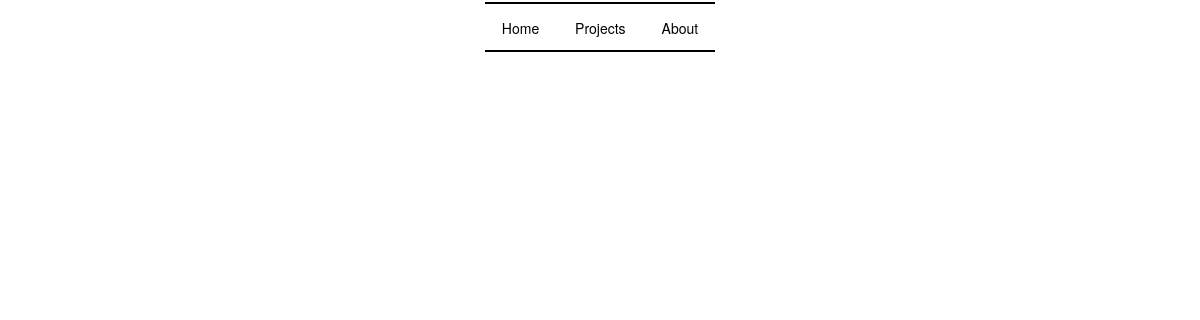
The app's page /projects/this-website-, older data.
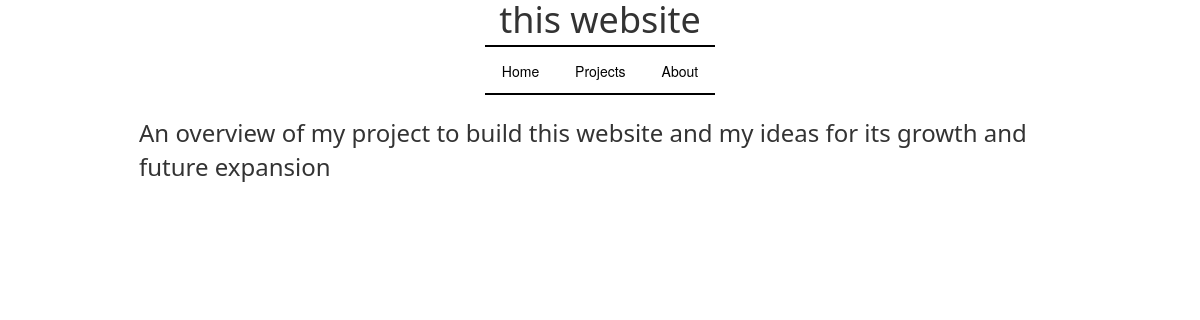
The same page, newer data.
### website/models.py (models this page shows, shortened)
class Project(db.Model):
    id = db.Column(db.Integer, primary_key=True)
    title = db.Column(db.String)
    blurb = db.Column(db.String) #acts as TLDR for the project (not just blurb)
    type_project = db.Column(db.String)
    url = db.Column(db.String, unique=True)
    abs_url = db.Column(db.String, unique=True)
    status = db.Column(db.Integer)
    posts = db.relationship('Post', backref='Project', lazy='dynamic')

### website/routes.py (the view)
@flaskApp.route("/projects/<url>")
def projectsSun(url):
    urlData = (Dbase.getProjectByShortUrl(url))
    urlData.update({"jslink":"project-page.js"})
    print(urlData)
    if len(urlData) > 0:
        return render_template("projects-template.html", title=urlData)
    else:
        return render_template("404.html"), 404

### website/database.py (called while the page is built)
    def getProjectByShortUrl(url):
        print("get project by url")
        project = Project.query.filter(Project.url == url).order_by(Project.id).all()
        tempProject = {}
        for p in project:
            tempProject.update({"title": p.title, "blurb":p.blurb, "type_project":p.type_project, "status": p.status})
            return tempProject
        return tempProject

### website/templates/projects-template.html (shortened to what this page needs)
{% extends "template.html" %}
{% block content %}
<div id="scroller">
    <div class="post">
        <div class="project-blurb">{{title.blurb}}</div>
    </div>
</div>
{% endblock %}

### website/templates/template.html (shortened to what this page needs)
{% extends 'bootstrap/base.html' %}
{% block html_attribs %}
lang="en"
{% endblock %}
{% block head %}
{{super()}}
<link rel="stylesheet" href="{{url_for('.static', filename='style.css')}}">
{% endblock %}
{% block navbar %}
<div class="title">
    <h1 id = "title">
    </h1>
</div>
<nav class="navbar sticky-top">
    <ul>
        <li>
            <a href="/index">Home</a>
        </li>
        <li>
            <div class="dropdown">
                <a href="/projects" class = "dropbutton">Projects</a>
            </div>
        </li>
        <li>
            <a href="/about">About</a>
        </li>
    </ul>
</nav>
{% endblock %}

### website/static/style.css (style rules this page uses)
.title { position: -webkit-sticky; position: sticky; top: 0; text-align: center; margin-top: -20px; z-index: 0; }
.title h1 { font-family: 'Segoe UI', Tahoma, Geneva, Verdana, sans-serif; display: block; width: 100%; background-color: white; text-align: center; z-index: 0; margin-bottom: 3px; padding: 0px; }
.navbar { position: -webkit-sticky; position: sticky; top: 35px; z-index: 1; }
.navbar ul { list-style-type: none; margin: 0px; padding: 0px; top: 0px; width: 100%; text-align: center; background-color: white; }
.navbar ul:before { content: ""; display: block; margin: 0 auto; width: 230px; position: sticky; top: 2px; margin-top: 1px; border-bottom: 2px solid black; }
.navbar ul:after { content: ""; display: block; margin: 0 auto; width: 230px; position: sticky; margin-top: -2px; border-bottom: 2px solid black; margin-bottom: 10px; }
.navbar li { display: inline-block; }
.navbar a { font-size: 10.5pt; display: block; padding: 14px 16px; color: black; background-color: white; text-decoration: none; }
.dropdown { position: relative; display: inline-block; }
.post { margin-top: -10px; margin-left: 100px; margin-right: 120px; font-family: 'Segoe UI', Tahoma, Geneva, Verdana, sans-serif; display: block; }
.post .project-blurb { font-size: 18pt; margin-bottom: 10px; display:block; margin-left: 39px; }

Row changes from the older to the newer data that the page shows:
now on this page (row edited): Project: blurb "An overview of my project to build this website and my ideas for its growth and future expansion"
